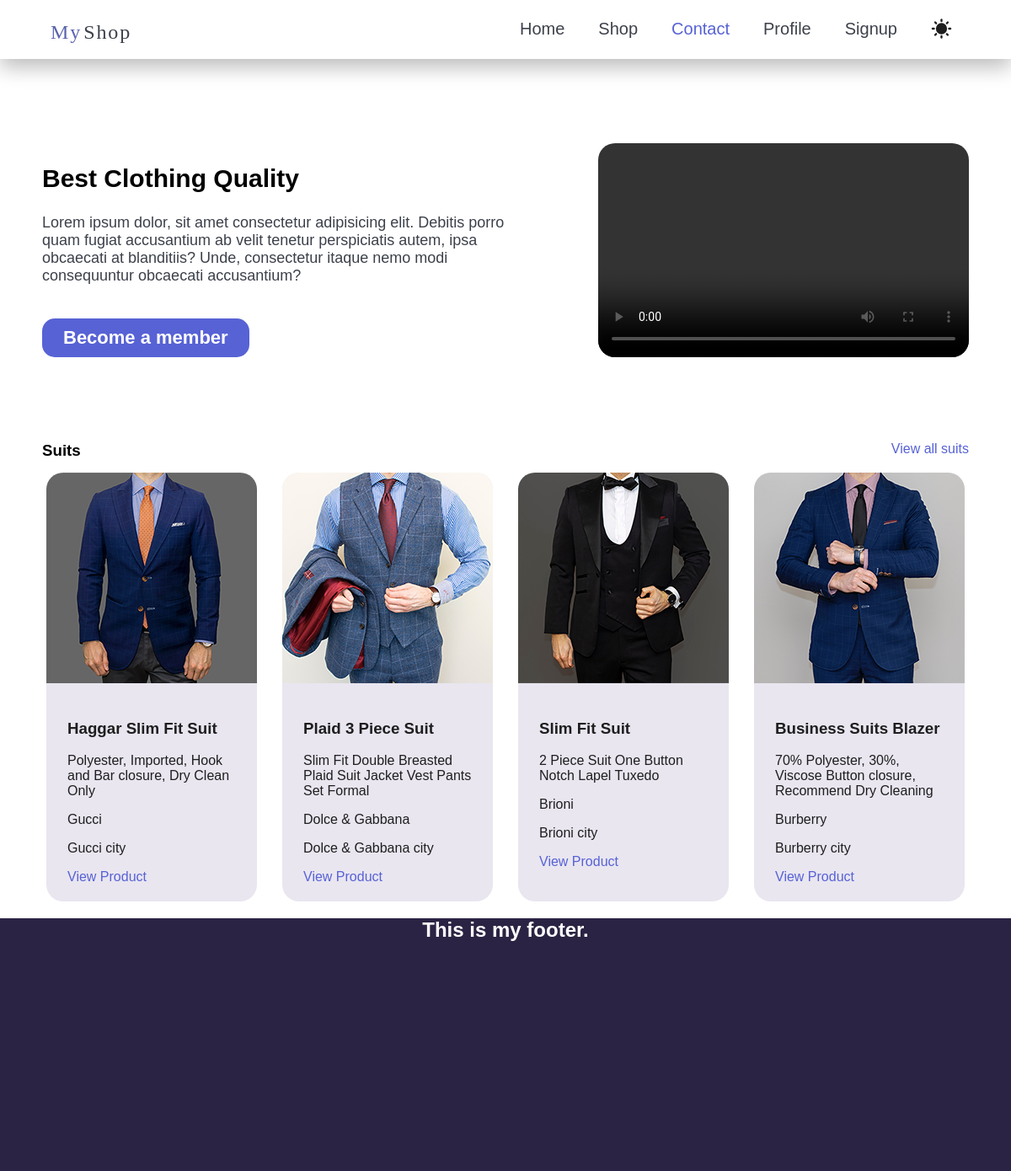
The page / on the database its author committed.
### products/models.py (models this page shows, shortened)
class Product(models.Model):
    title = models.CharField(max_length=70)
    description = models.TextField()
    category = models.ManyToManyField(Category)
    image = models.ImageField(blank=True, upload_to="product-img") #uploat_to assigns a folder for the upload file
    brand = models.ForeignKey(Brand, on_delete=models.CASCADE, null=True)
    price = models.PositiveIntegerField()
    slug = models.SlugField(blank=True)
    is_bestseller = models.BooleanField(default=False)
    suggestions = models.ManyToManyField("self", blank=True)

class Brand(models.Model):
    name = models.CharField(max_length=50)
    logo = models.ImageField(blank=True, upload_to="product-brand")
    address = models.OneToOneField(Address, on_delete=models.CASCADE, null=True)

class Address(models.Model):
    street = models.CharField(max_length=70)
    zipcode = models.PositiveIntegerField()
    city = models.CharField(max_length=50)
    country = models.CharField(max_length=50)

### products/views.py (the view)
# urls.py: path('', views.index, name="home"),
def index(request):
    product_list = Product.objects.all()[:4]
    context = {
        "products": product_list,
    }
    return render(
        request,
        "products/home.html",
        context=context,
    )

### products/templates/products/home.html (shortened to what this page needs)
{% extends 'base.html' %}
{% load static %}
{% block css %}{% static 'products/style.css' %}{% endblock css %}
{% block body %}
{% include "includes/_nav.html" %}
<section id="intro">
  <div style="width: 50%;">
    <h1>Best Clothing Quality</h1>
    <p>Lorem ipsum dolor, sit amet consectetur adipisicing elit. Debitis porro quam fugiat accusantium ab velit tenetur perspiciatis autem, ipsa obcaecati at blanditiis? Unde, consectetur itaque nemo modi consequuntur obcaecati accusantium?</p>
    <a onclick="hideNav()">Become a member</a>
  </div>
  <video controls>
    <source src="{% static 'products/video/intro-video.mp4' %}">
  </video>
</section>
<div class="product-nav">
  <h3>Suits</h3>
  <a href="suits.html">View all suits</a>
</div>
<main id="products-intro">
  {% for product in products %}
  <div class="product-card">
    <img src="{{ product.image.url }}" class="product-img">
    <div style="padding:20px 25px">
      <h3>{{ product.title }}</h3>
      <p>{{ product.description }}</p>
      {% if product.brand %}
        <p>{{ product.brand.name }}</p>
        <p>{{ product.brand.address.city }}</p>
      {% endif %}
      <a href="{% url 'product_page' product.brand.name product.slug %}">View Product</a>
    </div>
  </div>
  {% endfor %}
</main>
<footer>
  <h2>This is my footer.</h2>
</footer>
{% endblock body %}

### templates/base.html (shortened to what this page needs)
{% load static %}
<!DOCTYPE html>
<html lang="en">
  <head>
    <link rel="stylesheet" href="{% block css %}{% endblock css %}" />
  </head>
  <body>
    {% block body %}{% endblock body %}
  </body>
</html>

### templates/includes/_nav.html (shortened to what this page needs)
{% load static %}
<header>
  <img src="{% static 'img/brand-logo.svg' %}" width="100" alt="myshop logo">
  <nav class="main-nav">
    <a href="{% url 'home' %}">Home</a>
    <a href="shop.html">Shop</a>
    <a href="contact.html" id="selected">Contact</a>
    <a href="profile.html">Profile</a>
    <a href="{% url 'signup' %}">Signup</a>
  </nav>
</header>

### products/static/products/style.css (style rules this page uses)
body { font-family: Arial, Helvetica, sans-serif; margin: 0; }
header { display: flex; padding: 0 5%; justify-content: space-between; background-color: white; box-shadow: 0px 10px 25px #00000043; height: 70px; }
header img { padding-top: 12px; }
.main-nav { padding: 10px; display: flex; column-gap: 40px; padding-top: 18px; }
.main-nav a { font-size: 20px; color: #3d414a; text-decoration: none; transition-duration: 0.3s; padding-top: 5px; }
#selected { color: #5762d5; }
#sun-icon { transform: translateY(-5px); }
#intro { display: flex; width: 1100px; margin: 100px auto; justify-content: space-between; }
#intro h1 { font-size: 30px; }
#intro p { font-size: 18px; margin-bottom: 40px; color: #3c404a; }
#intro a { background-color: #5762d5; color: white; padding: 10px 25px; font-size: 22px; font-weight: bold; border-radius: 15px; transition-duration: 0.3s; display: block; width: fit-content; animation: slide-up 1s; }
video { width: 40%; border-radius: 20px; }
.product-nav { display: flex; justify-content: space-between; width: 1100px; margin: 15px auto; }
.product-nav h3 { margin: 0; }
.product-nav a, main a { color: #5762d5; text-decoration: none; transition-duration: 0.3s; }
#products-intro { display: flex; flex-wrap: wrap; justify-content: center; width: 1100px; margin: auto; gap: 30px 30px; }
.product-card { background-color: #e9e6f0; color: #1e1e1e; border-radius: 20px; width: 250px; }
.product-img { border-radius: 20px 20px 0 0; transition-duration: 0.3s; }
footer { background-color: #2b2343; height: 300px; width: 100%; color: white; text-align: center; }

### rows shown on the page
Product: image (picture), title "Haggar Slim Fit Suit", description "Polyester, Imported, Hook and Bar closure, Dry Clean Only", brand.name "Gucci", brand.address.city "Gucci city"
Product: image (picture), title "Plaid 3 Piece Suit", description "Slim Fit Double Breasted Plaid Suit Jacket Vest Pants Set Formal", brand.name "Dolce & Gabbana", brand.address.city "Dolce & Gabbana city"
Product: image (picture), title "Slim Fit Suit", description "2 Piece Suit One Button Notch Lapel Tuxedo", brand.name "Brioni", brand.address.city "Brioni city"
Product: image (picture), title "Business Suits Blazer", description "70% Polyester, 30%, Viscose Button closure, Recommend Dry Cleaning", brand.name "Burberry", brand.address.city "Burberry city"
